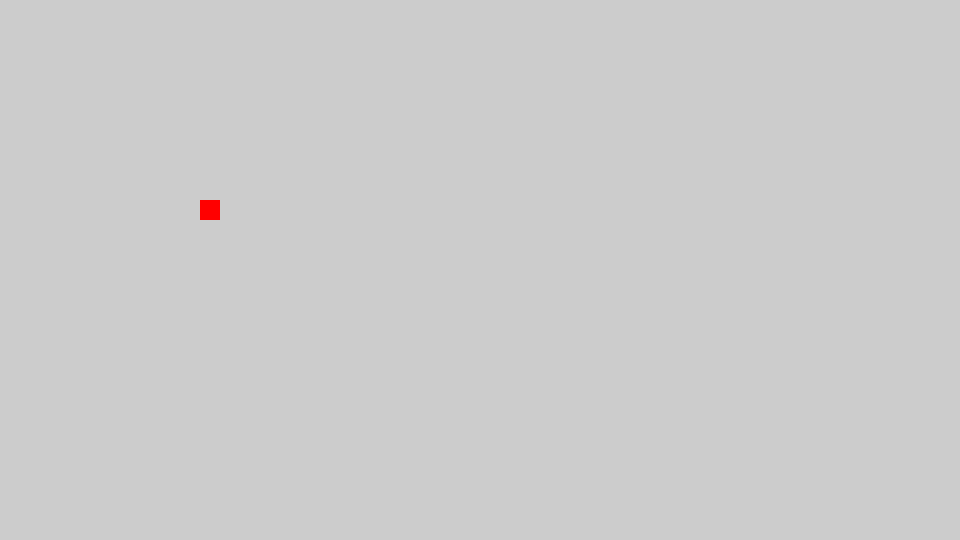
Frame 1 (no input)
Frame 60 (the mouse pressed at the canvas centre just before this capture): identical to frame 1, image omitted
Frame 120 (the mouse held since frame 60 and released just before this capture): identical to frame 1, image omitted

The Processing sketch that drew this single still picture (run headless with seeded random() and noise(); from frame 60 on, the mouse is pressed at the canvas centre):

// Processing sketch: classe_simple
// ── classe_simple.pde
/*
 Créeation d'une classe très simple et instanciation.
 
 Auteur : Jean-Maxime Couillard
 Licence : 
 Syntaxe : Processing version 3.0b5
*/

Carre monCarre1;

void setup() {
  size(960,540);
  
  // Création d'une instance de Carre
  color red = color(255,0,0);
  monCarre1 = new Carre(red, 20.0);
  
  // Modifications des variables de la classee
  monCarre1.x = 200.0;
  monCarre1.y = 200.0;
}

void draw() {
  
  // Dessin du carre 1
  monCarre1.draw();
}
// ── Carre.pde
class Carre {

  // Définition des variables contenus dans la classe
  float x = 0.0;
  float y = 0.0;
  float s;
  color c;
  
  
  // Constructeur (appelé lorsqu'on utilise le mot-clé new)
  Carre(color couleur, float size) {
    c = couleur;
    s = size;
  }
  
  // Fonction personnalisée, que l'on doit appeler manuellement
  void draw() {
    noStroke();
    fill(c);
    rect(x,y,s,s);
  }
  
}
